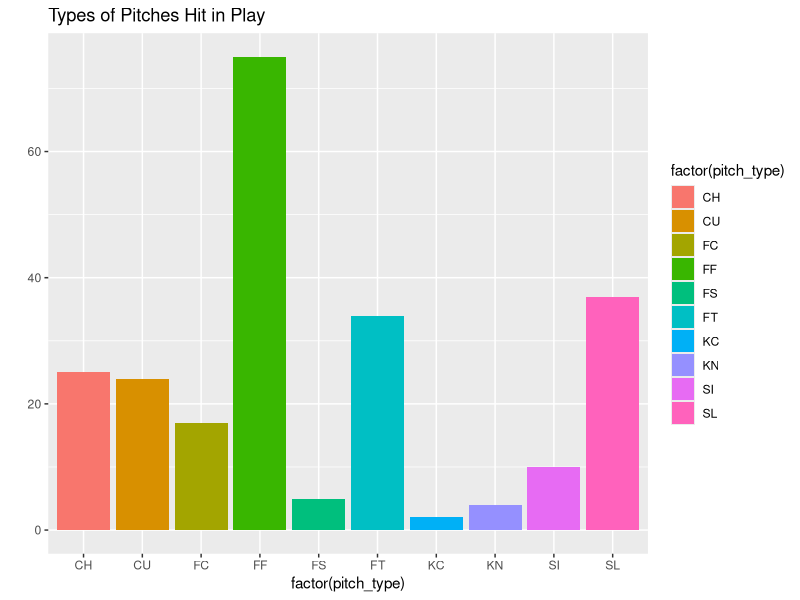
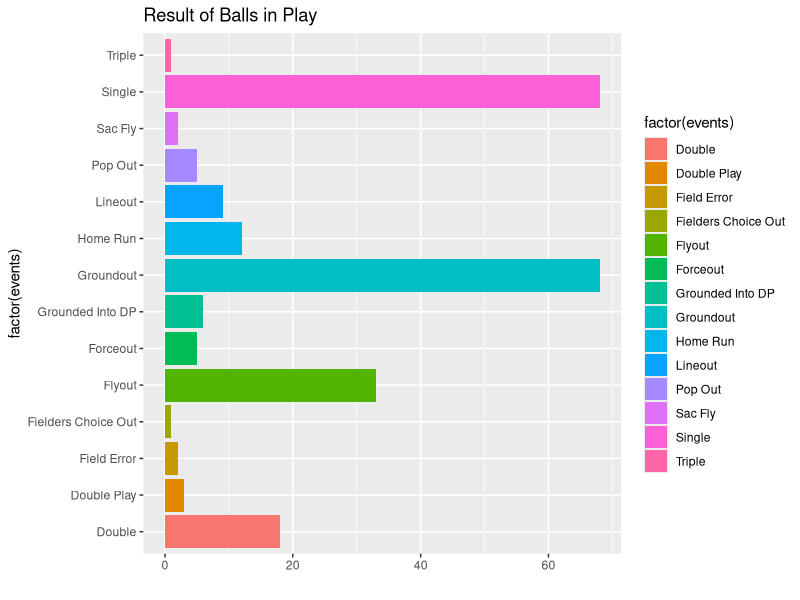
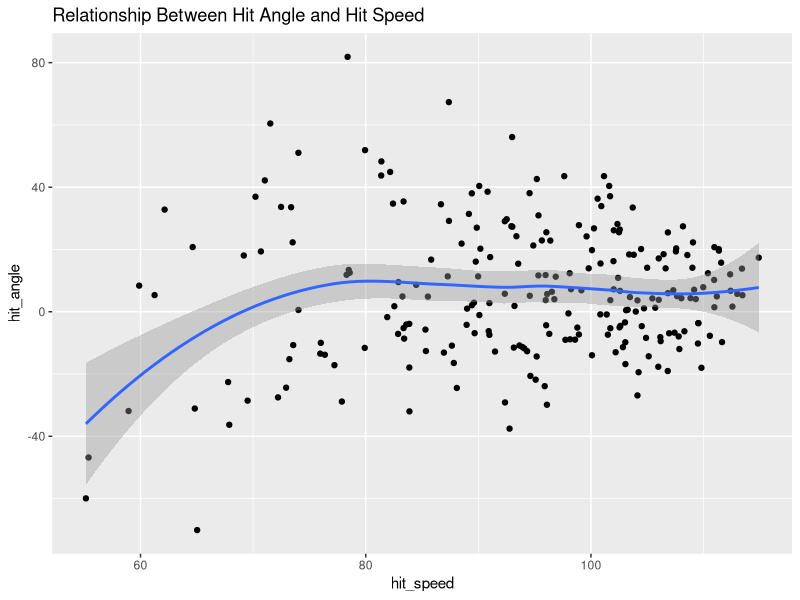
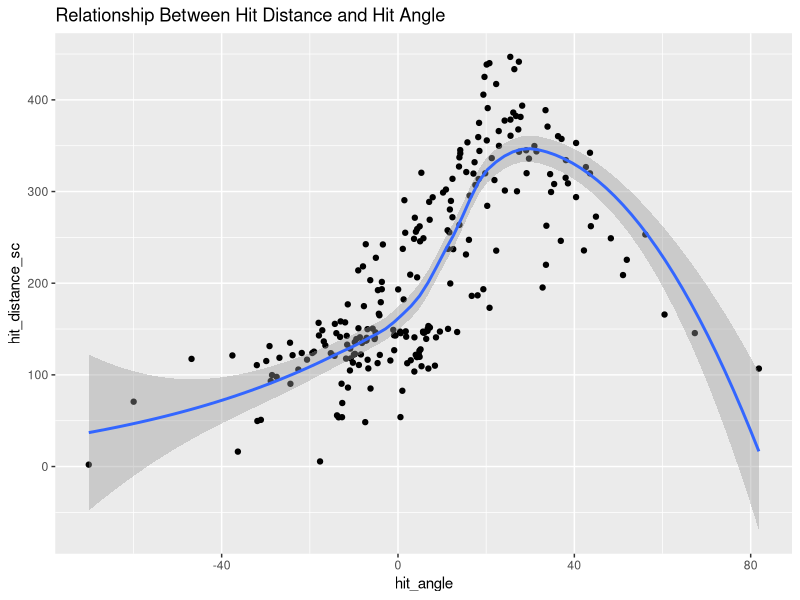
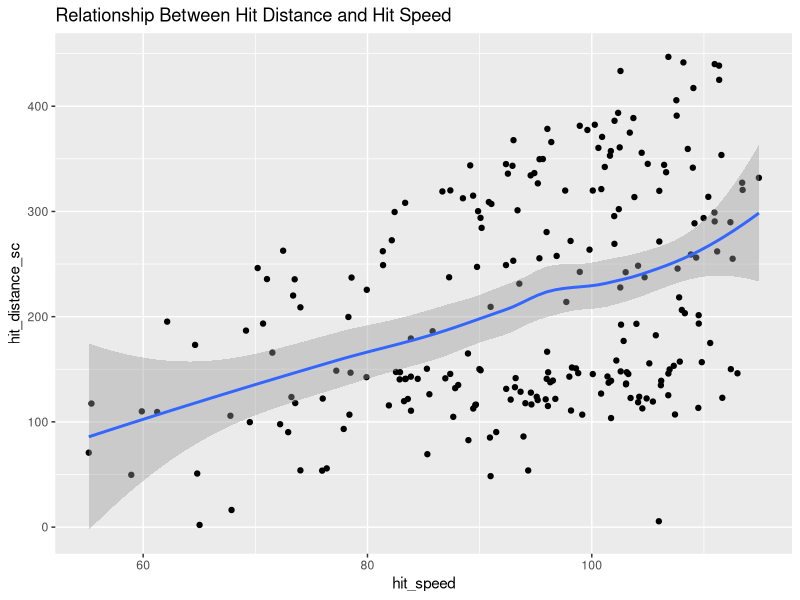
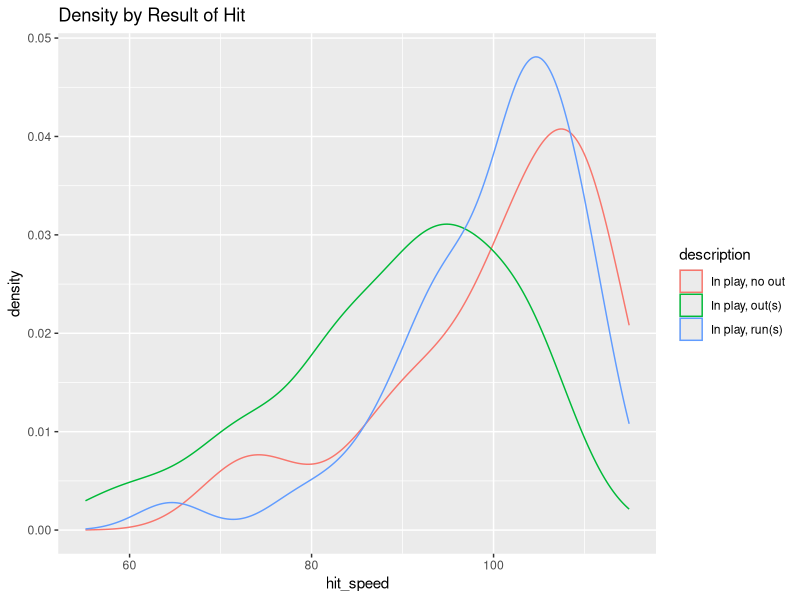
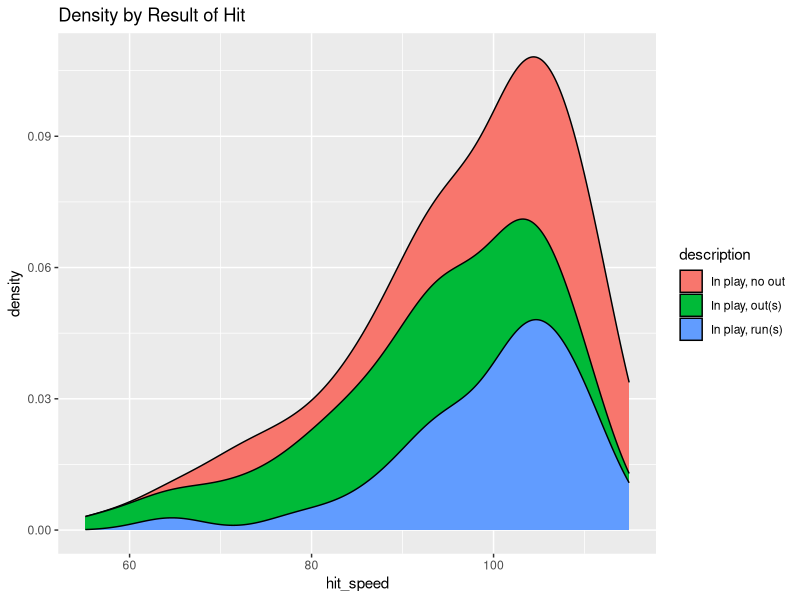
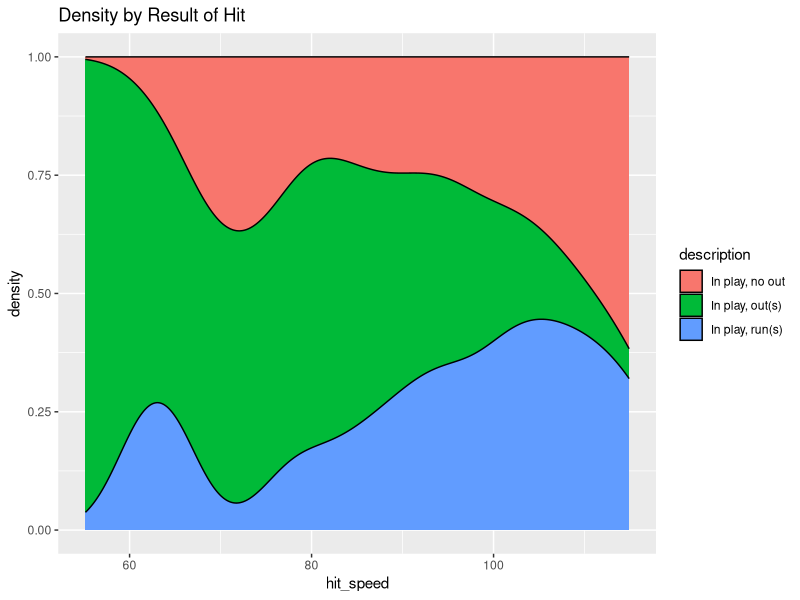

Source code (R) for these figures, in order:
##Read in CSV and inspect data
hosmer <- read.csv("hosmer_stats_updated.csv")
summary(hosmer)

##Bar charts of selected variables
library(ggplot2)
qplot(factor(pitch_type), data=hosmer, geom="bar", fill=factor(pitch_type)) +
  ggtitle("Types of Pitches Hit in Play")

qplot(factor(events), data=hosmer, geom="bar", fill=factor(events)) +
  ggtitle("Result of Balls in Play") + coord_flip()

##Pitch type analysis
#Let's run a chi-squared test to see if hit location depends on pitch type
table1 <- table(hosmer$pitch_type, hosmer$hit_location)
table1
chisq.test(table1)

##Let's look at hit distance, speed, and angle
#First, let's inspect means and standard deviations by pitch type for hit distance, speed, and angle
tapply(hosmer$hit_distance_sc, hosmer$pitch_type, mean)
tapply(hosmer$hit_distance_sc, hosmer$pitch_type, sd)
tapply(hosmer$hit_speed, hosmer$pitch_type, mean)
tapply(hosmer$hit_speed, hosmer$pitch_type, sd)
tapply(hosmer$hit_angle, hosmer$pitch_type, mean)
tapply(hosmer$hit_angle, hosmer$pitch_type, sd)

#Plot lowess lines to explore the relationship between variables
ggplot(hosmer, aes(x=hit_speed, y=hit_angle)) +
  geom_point() +    
  geom_smooth() + ggtitle("Relationship Between Hit Angle and Hit Speed")

ggplot(hosmer, aes(x=hit_angle, y=hit_distance_sc)) +
  geom_point(shape=19) +    
  geom_smooth() + ggtitle("Relationship Between Hit Distance and Hit Angle")

ggplot(hosmer, aes(x=hit_speed, y=hit_distance_sc)) +
  geom_point(shape=19) +    
  geom_smooth() + ggtitle("Relationship Between Hit Distance and Hit Speed")

#Let's look at different styles of density plots for the result of balls put in play
ggplot(hosmer, aes(hit_speed, colour = description)) +
  geom_density() + ggtitle("Density by Result of Hit")

ggplot(hosmer, aes(hit_speed, fill = description)) +
  geom_density(position="stack") + ggtitle("Density by Result of Hit")

ggplot(hosmer, aes(hit_speed, fill = description)) +
  geom_density(position="fill") + ggtitle("Density by Result of Hit")

#Viloin plot of hit speed by type of pitch
g<-ggplot(hosmer, aes(x=pitch_type, y=hit_speed))
g + geom_violin(alpha=0.5, color="gray")+geom_jitter(alpha=0.5, aes(color=pitch_type),
                                                     position = position_jitter(width = 0.1))+ 
  coord_flip() + ggtitle("Hit Speed by Pitch Type")

##Segment pitch break length into quartiles and see how Hosmer handles pitches with greater break
library(data.table)
setDT(hosmer)
hosmer[,quartile:=cut(break_length,
                      breaks=quantile(break_length,probs=seq(0,1,by=1/4)),
                      labels=1:4,right=F)]

#Hit speed histograms faceted by break length
ggplot(hosmer, aes(hit_speed, fill = quartile)) +
  geom_histogram(binwidth = 10) + facet_wrap(~ quartile) +
  ggtitle("Hit Speed by Quartile of Pitch Break Length")

#Let's look at some specific scenarios
aggregate(hit_distance_sc ~ pitch_type + inning, data = hosmer, mean)
aggregate(hit_distance_sc ~ pitch_type + inning, data = hosmer, length)

hosmer$outs_when_up <- as.factor(as.numeric(hosmer$outs_when_up))
aggregate(hit_distance_sc ~ pitch_type + inning + outs_when_up, data = hosmer, mean)
aggregate(hit_distance_sc ~ pitch_type + inning + outs_when_up, data = hosmer, length)

#Let's look at the impact of the count
hosmer$balls <- as.factor(as.integer(hosmer$balls))
hosmer$strikes <- as.factor(as.integer(hosmer$strikes))

ggplot(hosmer, aes(hit_speed, fill = balls)) +
  geom_density(position="fill") + ggtitle("Hit Speed by Number of Balls")

ggplot(hosmer, aes(hit_speed, fill = strikes)) +
  geom_density(position="fill") + ggtitle("Hit Speed by Number of Strikes")

ggplot(hosmer, aes(hit_angle, fill = balls)) +
  geom_density(position="fill") + ggtitle("Hit Angle by Number of Balls")

ggplot(hosmer, aes(hit_angle, fill = strikes)) +
  geom_density(position="fill") + ggtitle("Hit Angle by Number of Strikes")

ggplot(hosmer, aes(hit_distance_sc, fill = balls)) +
  geom_density(position="fill") + ggtitle("Hit Distance by Number of Balls")

ggplot(hosmer, aes(hit_distance_sc, fill = strikes)) +
  geom_density(position="fill") + ggtitle("Hit Distance by Number of Strikes")

aggregate(hit_distance_sc ~ strikes + inning + outs_when_up, data = hosmer, mean)
aggregate(hit_distance_sc ~ strikes + inning + outs_when_up, data = hosmer, length)

#Lastly, let's do a k-means cluster of hit distance, speed, and angle
#Start by selecting the desired columns and scaling the data
library(dplyr)
hosmer1 <- subset(hosmer, select = c(54, 55, 56))

hosmer2 <- scale(hosmer1)
head(hosmer2)

#Elbow plot to determine the number of clusters
wss <- (nrow(hosmer2)-1)*sum(apply(hosmer1,2,var))
for (i in 2:15) wss[i] <- sum(kmeans(hosmer1,
                                     centers=i)$withinss)
plot(1:15, wss, type="b", xlab="Number of Clusters",
     ylab="Within groups sum of squares", main = "Elbow Plot for No. of Clusters")

#K-Means cluster with k=3
set.seed(600)
fit1 <- kmeans(hosmer2, 3) 
hosmer3 <- data.frame(hosmer1, fit1$cluster) 
hosmer <- data.frame(hosmer, fit1$cluster) 
head(hosmer3, 5)

#Look at appended clusters in full and stripped down datasets
cluster1 <- hosmer3[which(hosmer3$fit1.cluster=='1'),]
cluster2 <- hosmer3[which(hosmer3$fit1.cluster=='2'),]   
cluster3 <- hosmer3[which(hosmer3$fit1.cluster=='3'),]
summary(cluster1)
summary(cluster2)
summary(cluster3)

cluster1a <- hosmer[which(hosmer$fit1.cluster=='1'),]
cluster2a <- hosmer[which(hosmer$fit1.cluster=='2'),]   
cluster3a <- hosmer[which(hosmer$fit1.cluster=='3'),]
summary(cluster1a)
summary(cluster2a)
summary(cluster3a)

#PCA plot of clusters
library(cluster)
set.seed(500)
clusplot(hosmer2, fit1$cluster, color=TRUE, shade=TRUE,
         labels=2, lines=0, main = "PCA Plot of K-Means Cluster")
